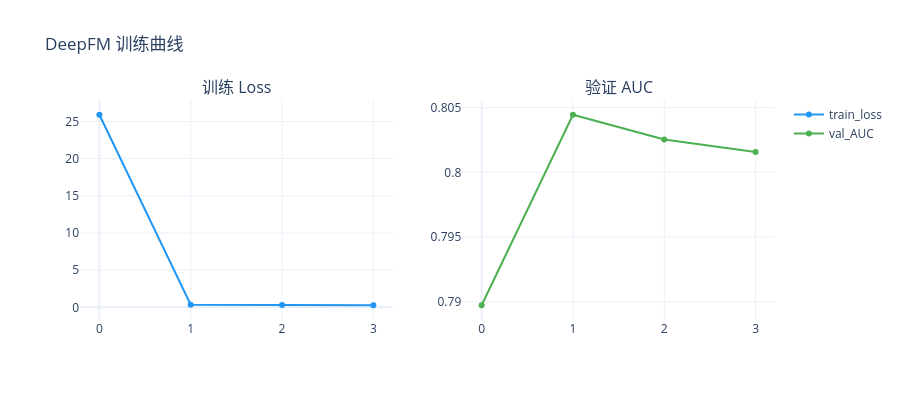

Notebook code cell kept with this figure:
### Markdown cell above
## 3. DeepFM

### Code cell
deepfm = DeepFM(
    dense_dim=len(DENSE),
    sparse_vocab_sizes=VOCAB,
    sparse_features=SPARSE,
    embedding_dim=16,
    dnn_hidden_units=[256, 128, 64],
    dropout=0.3,
    l2_reg=1e-5,
)
history_dfm = train_model(
    deepfm, train_df, valid_df,
    dense_features=DENSE, sparse_features=SPARSE,
    epochs=10, batch_size=2048, lr=1e-3, patience=2, use_amp=True,
    save_path=str(MODELS_DIR / "deepfm.pt"),
)

fig = make_subplots(rows=1, cols=2, subplot_titles=("训练 Loss", "验证 AUC"))
fig.add_trace(go.Scatter(y=history_dfm["train_loss"], name="train_loss",
                          line=dict(color="#2196F3")), row=1, col=1)
fig.add_trace(go.Scatter(y=history_dfm["val_auc"], name="val_AUC",
                          line=dict(color="#4CAF50")), row=1, col=2)
fig.update_layout(template="plotly_white", title_text="DeepFM 训练曲线", width=900, height=400)
_save_fig(fig, "17_deepfm_training_curve.png")
fig.show()

dfm_auc = max(history_dfm["val_auc"])
dfm_logloss = min(history_dfm["val_logloss"])
print(f"DeepFM | best_val_AUC={dfm_auc:.4f} | best_val_LogLoss={dfm_logloss:.4f}")

### Figure 1 — Plotly figure (JSON) as saved in the notebook; plotly's stock layout.template omitted (floating-point values rounded to 4 significant figures)
{"data": [{"line": {"color": "#2196F3"}, "name": "train_loss", "type": "scatter", "xaxis": "x", "y": [25.9, 0.3456, 0.3083, 0.2798], "yaxis": "y"}, {"line": {"color": "#4CAF50"}, "name": "val_AUC", "type": "scatter", "xaxis": "x2", "y": [0.7897, 0.8045, 0.8025, 0.8016], "yaxis": "y2"}], "layout": {"annotations": [{"font": {"size": 16}, "showarrow": false, "text": "训练 Loss", "x": 0.225, "xanchor": "center", "xref": "paper", "y": 1, "yanchor": "bottom", "yref": "paper"}, {"font": {"size": 16}, "showarrow": false, "text": "验证 AUC", "x": 0.775, "xanchor": "center", "xref": "paper", "y": 1, "yanchor": "bottom", "yref": "paper"}], "height": 400, "title": {"text": "DeepFM 训练曲线"}, "width": 900, "xaxis": {"anchor": "y", "domain": [0, 0.45]}, "xaxis2": {"anchor": "y2", "domain": [0.55, 1]}, "yaxis": {"anchor": "x", "domain": [0, 1]}, "yaxis2": {"anchor": "x2", "domain": [0, 1]}}}
